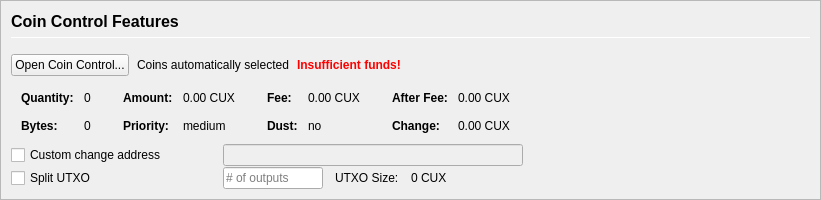
         <widget class="QFrame" name="frameCoinControl">
          <property name="sizePolicy">
           <sizepolicy hsizetype="Expanding" vsizetype="Expanding">
            <horstretch>0</horstretch>
            <verstretch>0</verstretch>
           </sizepolicy>
          </property>
          <property name="maximumSize">
           <size>
            <width>16777215</width>
            <height>16777215</height>
           </size>
          </property>
          <property name="frameShape">
           <enum>QFrame::StyledPanel</enum>
          </property>
          <property name="frameShadow">
           <enum>QFrame::Sunken</enum>
          </property>
          <layout class="QVBoxLayout" name="verticalLayoutCoinControl2">
           <property name="spacing">
            <number>0</number>
           </property>
           <property name="leftMargin">
            <number>0</number>
           </property>
           <property name="topMargin">
            <number>0</number>
           </property>
           <property name="rightMargin">
            <number>0</number>
           </property>
           <property name="bottomMargin">
            <number>0</number>
           </property>
           <item>
            <widget class="QFrame" name="frameCoinControl_BG">
             <layout class="QVBoxLayout" name="verticalLayoutCoinControl" stretch="0,0,0,0,0,0">
              <property name="spacing">
               <number>1</number>
              </property>
              <property name="leftMargin">
               <number>10</number>
              </property>
              <property name="topMargin">
               <number>10</number>
              </property>
              <item>
               <layout class="QHBoxLayout" name="horizontalLayoutCoinControl1">
                <property name="bottomMargin">
                 <number>15</number>
                </property>
                <item>
                 <layout class="QVBoxLayout" name="verticalLayout_3">
                  <property name="spacing">
                   <number>6</number>
                  </property>
                  <item>
                   <widget class="QLabel" name="labelCoinControlFeatures">
                    <property name="sizePolicy">
                     <sizepolicy hsizetype="Preferred" vsizetype="Maximum">
                      <horstretch>0</horstretch>
                      <verstretch>0</verstretch>
                     </sizepolicy>
                    </property>
                    <property name="minimumSize">
                     <size>
                      <width>0</width>
                      <height>20</height>
                     </size>
                    </property>
                    <property name="font">
                     <font>
                      <pointsize>12</pointsize>
                      <weight>75</weight>
                      <bold>true</bold>
                     </font>
                    </property>
                    <property name="styleSheet">
                     <string notr="true">font-weight:bold;</string>
                    </property>
                    <property name="text">
                     <string>Coin Control Features</string>
                    </property>
                   </widget>
                  </item>
                  <item>
                   <widget class="Line" name="line">
                    <property name="minimumSize">
                     <size>
                      <width>0</width>
                      <height>1</height>
                     </size>
                    </property>
                    <property name="maximumSize">
                     <size>
                      <width>16777215</width>
                      <height>1</height>
                     </size>
                    </property>
                    <property name="orientation">
                     <enum>Qt::Horizontal</enum>
                    </property>
                   </widget>
                  </item>
                 </layout>
                </item>
               </layout>
              </item>
              <item>
               <layout class="QHBoxLayout" name="horizontalLayoutCoinControl2" stretch="0,0,0,0">
                <property name="spacing">
                 <number>8</number>
                </property>
                <property name="bottomMargin">
                 <number>10</number>
                </property>
                <item>
                 <widget class="QPushButton" name="pushButtonCoinControl">
                  <property name="styleSheet">
                   <string notr="true"/>
                  </property>
                  <property name="text">
                   <string>Open Coin Control...</string>
                  </property>
                  <property name="autoDefault">
                   <bool>false</bool>
                  </property>
                 </widget>
                </item>
                <item>
                 <widget class="QLabel" name="labelCoinControlAutomaticallySelected">
                  <property name="text">
                   <string>Coins automatically selected</string>
                  </property>
                  <property name="margin">
                   <number>5</number>
                  </property>
                 </widget>
                </item>
                <item>
                 <widget class="QLabel" name="labelCoinControlInsuffFunds">
                  <property name="font">
                   <font>
                    <weight>75</weight>
                    <bold>true</bold>
                   </font>
                  </property>
                  <property name="styleSheet">
                   <string notr="true">color:red;font-weight:bold;</string>
                  </property>
                  <property name="text">
                   <string>Insufficient funds!</string>
                  </property>
                  <property name="margin">
                   <number>5</number>
                  </property>
                 </widget>
                </item>
                <item>
                 <spacer name="horizontalSpacerCoinControl">
                  <property name="orientation">
                   <enum>Qt::Horizontal</enum>
                  </property>
                  <property name="sizeHint" stdset="0">
                   <size>
                    <width>40</width>
                    <height>1</height>
                   </size>
                  </property>
                 </spacer>
                </item>
               </layout>
              </item>
              <item>
               <widget class="QWidget" name="widgetCoinControl" native="true">
                <property name="sizePolicy">
                 <sizepolicy hsizetype="Preferred" vsizetype="Preferred">
                  <horstretch>0</horstretch>
                  <verstretch>0</verstretch>
                 </sizepolicy>
                </property>
                <property name="minimumSize">
                 <size>
                  <width>0</width>
                  <height>0</height>
                 </size>
                </property>
                <property name="styleSheet">
                 <string notr="true"/>
                </property>
                <layout class="QHBoxLayout" name="horizontalLayoutCoinControl5">
                 <property name="leftMargin">
                  <number>0</number>
                 </property>
                 <property name="topMargin">
                  <number>0</number>
                 </property>
                 <property name="rightMargin">
                  <number>0</number>
                 </property>
                 <property name="bottomMargin">
                  <number>0</number>
                 </property>
                 <item>
                  <layout class="QHBoxLayout" name="horizontalLayoutCoinControl3" stretch="0,0,0,1">
                   <property name="spacing">
                    <number>20</number>
                   </property>
                   <property name="topMargin">
                    <number>0</number>
                   </property>
                   <property name="bottomMargin">
                    <number>10</number>
                   </property>
                   <item>
                    <layout class="QFormLayout" name="formLayoutCoinControl1">
                     <property name="horizontalSpacing">
                      <number>10</number>
                     </property>
                     <property name="verticalSpacing">
                      <number>14</number>
                     </property>
                     <property name="leftMargin">
                      <number>10</number>
                     </property>
                     <property name="topMargin">
                      <number>4</number>
                     </property>
                     <property name="rightMargin">
                      <number>6</number>
                     </property>
                     <item row="0" column="0">
                      <widget class="QLabel" name="labelCoinControlQuantityText">
                       <property name="font">
                        <font>
                         <weight>75</weight>
                         <bold>true</bold>
                        </font>
                       </property>
                       <property name="text">
                        <string>Quantity:</string>
                       </property>
                       <property name="margin">
                        <number>0</number>
                       </property>
                      </widget>
                     </item>
                     <item row="0" column="1">
                      <widget class="QLabel" name="labelCoinControlQuantity">
                       <property name="cursor">
                        <cursorShape>IBeamCursor</cursorShape>
                       </property>
                       <property name="contextMenuPolicy">
                        <enum>Qt::ActionsContextMenu</enum>
                       </property>
                       <property name="text">
                        <string notr="true">0</string>
                       </property>
                       <property name="margin">
                        <number>0</number>
                       </property>
                       <property name="textInteractionFlags">
                        <set>Qt::LinksAccessibleByMouse|Qt::TextSelectableByKeyboard|Qt::TextSelectableByMouse</set>
                       </property>
                      </widget>
                     </item>
                     <item row="1" column="0">
                      <widget class="QLabel" name="labelCoinControlBytesText">
                       <property name="font">
                        <font>
                         <weight>75</weight>
                         <bold>true</bold>
                        </font>
                       </property>
                       <property name="text">
                        <string>Bytes:</string>
                       </property>
                      </widget>
                     </item>
                     <item row="1" column="1">
                      <widget class="QLabel" name="labelCoinControlBytes">
                       <property name="cursor">
                        <cursorShape>IBeamCursor</cursorShape>
                       </property>
                       <property name="contextMenuPolicy">
                        <enum>Qt::ActionsContextMenu</enum>
                       </property>
                       <property name="text">
                        <string notr="true">0</string>
                       </property>
                       <property name="textInteractionFlags">
                        <set>Qt::LinksAccessibleByMouse|Qt::TextSelectableByKeyboard|Qt::TextSelectableByMouse</set>
                       </property>
                      </widget>
                     </item>
                    </layout>
                   </item>
                   <item>
                    <layout class="QFormLayout" name="formLayoutCoinControl2">
                     <property name="horizontalSpacing">
                      <number>10</number>
                     </property>
                     <property name="verticalSpacing">
                      <number>14</number>
                     </property>
                     <property name="leftMargin">
                      <number>6</number>
                     </property>
                     <property name="topMargin">
                      <number>4</number>
                     </property>
                     <property name="rightMargin">
                      <number>6</number>
                     </property>
                     <item row="0" column="0">
                      <widget class="QLabel" name="labelCoinControlAmountText">
                       <property name="font">
                        <font>
                         <weight>75</weight>
                         <bold>true</bold>
                        </font>
                       </property>
                       <property name="text">
                        <string>Amount:</string>
                       </property>
                       <property name="margin">
                        <number>0</number>
                       </property>
                      </widget>
                     </item>
                     <item row="0" column="1">
                      <widget class="QLabel" name="labelCoinControlAmount">
                       <property name="cursor">
                        <cursorShape>IBeamCursor</cursorShape>
                       </property>
                       <property name="contextMenuPolicy">
                        <enum>Qt::ActionsContextMenu</enum>
                       </property>
                       <property name="text">
                        <string notr="true">0.00 CUX</string>
                       </property>
                       <property name="textInteractionFlags">
                        <set>Qt::LinksAccessibleByMouse|Qt::TextSelectableByKeyboard|Qt::TextSelectableByMouse</set>
                       </property>
                      </widget>
                     </item>
                     <item row="1" column="0">
                      <widget class="QLabel" name="labelCoinControlPriorityText">
                       <property name="font">
                        <font>
                         <weight>75</weight>
                         <bold>true</bold>
                        </font>
                       </property>
                       <property name="text">
                        <string>Priority:</string>
                       </property>
                      </widget>
                     </item>
                     <item row="1" column="1">
                      <widget class="QLabel" name="labelCoinControlPriority">
                       <property name="cursor">
                        <cursorShape>IBeamCursor</cursorShape>
                       </property>
                       <property name="contextMenuPolicy">
                        <enum>Qt::ActionsContextMenu</enum>
                       </property>
                       <property name="text">
                        <string>medium</string>
                       </property>
                       <property name="textInteractionFlags">
                        <set>Qt::LinksAccessibleByMouse|Qt::TextSelectableByKeyboard|Qt::TextSelectableByMouse</set>
                       </property>
                      </widget>
                     </item>
                    </layout>
                   </item>
                   <item>
                    <layout class="QFormLayout" name="formLayoutCoinControl3">
                     <property name="horizontalSpacing">
                      <number>10</number>
                     </property>
                     <property name="verticalSpacing">
                      <number>14</number>
                     </property>
                     <property name="leftMargin">
                      <number>6</number>
                     </property>
                     <property name="topMargin">
                      <number>4</number>
                     </property>
                     <property name="rightMargin">
                      <number>6</number>
                     </property>
                     <item row="0" column="0">
                      <widget class="QLabel" name="labelCoinControlFeeText">
                       <property name="font">
                        <font>
                         <weight>75</weight>
                         <bold>true</bold>
                        </font>
                       </property>
                       <property name="text">
                        <string>Fee:</string>
                       </property>
                       <property name="margin">
                        <number>0</number>
                       </property>
                      </widget>
                     </item>
                     <item row="0" column="1">
                      <widget class="QLabel" name="labelCoinControlFee">
                       <property name="cursor">
                        <cursorShape>IBeamCursor</cursorShape>
                       </property>
                       <property name="contextMenuPolicy">
                        <enum>Qt::ActionsContextMenu</enum>
                       </property>
                       <property name="text">
                        <string notr="true">0.00 CUX</string>
                       </property>
                       <property name="textInteractionFlags">
                        <set>Qt::LinksAccessibleByMouse|Qt::TextSelectableByKeyboard|Qt::TextSelectableByMouse</set>
                       </property>
                      </widget>
                     </item>
                     <item row="1" column="0">
                      <widget class="QLabel" name="labelCoinControlLowOutputText">
                       <property name="font">
                        <font>
                         <weight>75</weight>
                         <bold>true</bold>
                        </font>
                       </property>
                       <property name="text">
                        <string>Dust:</string>
                       </property>
                      </widget>
                     </item>
                     <item row="1" column="1">
                      <widget class="QLabel" name="labelCoinControlLowOutput">
                       <property name="cursor">
                        <cursorShape>IBeamCursor</cursorShape>
                       </property>
                       <property name="contextMenuPolicy">
                        <enum>Qt::ActionsContextMenu</enum>
                       </property>
                       <property name="text">
                        <string>no</string>
                       </property>
                       <property name="textInteractionFlags">
                        <set>Qt::LinksAccessibleByMouse|Qt::TextSelectableByKeyboard|Qt::TextSelectableByMouse</set>
                       </property>
                      </widget>
                     </item>
                    </layout>
                   </item>
                   <item>
                    <layout class="QFormLayout" name="formLayoutCoinControl4">
                     <property name="horizontalSpacing">
                      <number>10</number>
                     </property>
                     <property name="verticalSpacing">
                      <number>14</number>
                     </property>
                     <property name="leftMargin">
                      <number>6</number>
                     </property>
                     <property name="topMargin">
                      <number>4</number>
                     </property>
                     <property name="rightMargin">
                      <number>6</number>
                     </property>
                     <item row="0" column="0">
                      <widget class="QLabel" name="labelCoinControlAfterFeeText">
                       <property name="font">
                        <font>
                         <weight>75</weight>
                         <bold>true</bold>
                        </font>
                       </property>
                       <property name="text">
                        <string>After Fee:</string>
                       </property>
                       <property name="margin">
                        <number>0</number>
                       </property>
                      </widget>
                     </item>
                     <item row="0" column="1">
                      <widget class="QLabel" name="labelCoinControlAfterFee">
                       <property name="cursor">
                        <cursorShape>IBeamCursor</cursorShape>
                       </property>
                       <property name="contextMenuPolicy">
                        <enum>Qt::ActionsContextMenu</enum>
                       </property>
                       <property name="text">
                        <string notr="true">0.00 CUX</string>
                       </property>
                       <property name="textInteractionFlags">
                        <set>Qt::LinksAccessibleByMouse|Qt::TextSelectableByKeyboard|Qt::TextSelectableByMouse</set>
                       </property>
                      </widget>
                     </item>
                     <item row="1" column="0">
                      <widget class="QLabel" name="labelCoinControlChangeText">
                       <property name="font">
                        <font>
                         <weight>75</weight>
                         <bold>true</bold>
                        </font>
                       </property>
                       <property name="text">
                        <string>Change:</string>
                       </property>
                      </widget>
                     </item>
                     <item row="1" column="1">
                      <widget class="QLabel" name="labelCoinControlChange">
                       <property name="cursor">
                        <cursorShape>IBeamCursor</cursorShape>
                       </property>
                       <property name="contextMenuPolicy">
                        <enum>Qt::ActionsContextMenu</enum>
                       </property>
                       <property name="text">
                        <string notr="true">0.00 CUX</string>
                       </property>
                       <property name="textInteractionFlags">
                        <set>Qt::LinksAccessibleByMouse|Qt::TextSelectableByKeyboard|Qt::TextSelectableByMouse</set>
                       </property>
                      </widget>
                     </item>
                    </layout>
                   </item>
                  </layout>
                 </item>
                </layout>
               </widget>
              </item>
              <item>
               <layout class="QHBoxLayout" name="horizontalLayoutCoinControl4">
                <property name="spacing">
                 <number>12</number>
                </property>
                <property name="sizeConstraint">
                 <enum>QLayout::SetDefaultConstraint</enum>
                </property>
                <property name="topMargin">
                 <number>0</number>
                </property>
                <property name="rightMargin">
                 <number>0</number>
                </property>
                <item>
                 <widget class="QCheckBox" name="checkBoxCoinControlChange">
                  <property name="sizePolicy">
                   <sizepolicy hsizetype="Preferred" vsizetype="Preferred">
                    <horstretch>0</horstretch>
                    <verstretch>0</verstretch>
                   </sizepolicy>
                  </property>
                  <property name="minimumSize">
                   <size>
                    <width>200</width>
                    <height>0</height>
                   </size>
                  </property>
                  <property name="maximumSize">
                   <size>
                    <width>200</width>
                    <height>16777215</height>
                   </size>
                  </property>
                  <property name="toolTip">
                   <string>If this is activated, but the change address is empty or invalid, change will be sent to a newly generated address.</string>
                  </property>
                  <property name="text">
                   <string>Custom change address</string>
                  </property>
                 </widget>
                </item>
                <item>
                 <widget class="QValidatedLineEdit" name="lineEditCoinControlChange">
                  <property name="enabled">
                   <bool>false</bool>
                  </property>
                  <property name="sizePolicy">
                   <sizepolicy hsizetype="Preferred" vsizetype="Preferred">
                    <horstretch>0</horstretch>
                    <verstretch>0</verstretch>
                   </sizepolicy>
                  </property>
                  <property name="minimumSize">
                   <size>
                    <width>300</width>
                    <height>0</height>
                   </size>
                  </property>
                 </widget>
                </item>
                <item>
                 <widget class="QLabel" name="labelCoinControlChangeLabel">
                  <property name="sizePolicy">
                   <sizepolicy hsizetype="Preferred" vsizetype="Preferred">
                    <horstretch>0</horstretch>
                    <verstretch>0</verstretch>
                   </sizepolicy>
                  </property>
                  <property name="minimumSize">
                   <size>
                    <width>100</width>
                    <height>0</height>
                   </size>
                  </property>
                  <property name="text">
                   <string/>
                  </property>
                  <property name="margin">
                   <number>3</number>
                  </property>
                 </widget>
                </item>
               </layout>
              </item>
              <item>
               <layout class="QHBoxLayout" name="horizontalLayoutCoinControl6">
                <property name="spacing">
                 <number>12</number>
                </property>
                <property name="rightMargin">
                 <number>0</number>
                </property>
                <item>
                 <widget class="QCheckBox" name="splitBlockCheckBox">
                  <property name="sizePolicy">
                   <sizepolicy hsizetype="Preferred" vsizetype="Preferred">
                    <horstretch>0</horstretch>
                    <verstretch>0</verstretch>
                   </sizepolicy>
                  </property>
                  <property name="minimumSize">
                   <size>
                    <width>200</width>
                    <height>0</height>
                   </size>
                  </property>
                  <property name="maximumSize">
                   <size>
                    <width>200</width>
                    <height>16777215</height>
                   </size>
                  </property>
                  <property name="text">
                   <string>Split UTXO</string>
                  </property>
                 </widget>
                </item>
                <item>
                 <widget class="QLineEdit" name="splitBlockLineEdit">
                  <property name="sizePolicy">
                   <sizepolicy hsizetype="Preferred" vsizetype="Preferred">
                    <horstretch>50</horstretch>
                    <verstretch>0</verstretch>
                   </sizepolicy>
                  </property>
                  <property name="minimumSize">
                   <size>
                    <width>100</width>
                    <height>0</height>
                   </size>
                  </property>
                  <property name="maximumSize">
                   <size>
                    <width>100</width>
                    <height>16777215</height>
                   </size>
                  </property>
                  <property name="placeholderText">
                   <string># of outputs</string>
                  </property>
                 </widget>
                </item>
                <item>
                 <widget class="QLabel" name="labelBlockSizeText">
                  <property name="text">
                   <string>UTXO Size:</string>
                  </property>
                 </widget>
                </item>
                <item>
                 <widget class="QLabel" name="labelBlockSize">
                  <property name="text">
                   <string>0 CUX</string>
                  </property>
                 </widget>
                </item>
                <item>
                 <spacer name="horizontalSpacer_7">
                  <property name="orientation">
                   <enum>Qt::Horizontal</enum>
                  </property>
                  <property name="sizeHint" stdset="0">
                   <size>
                    <width>40</width>
                    <height>20</height>
                   </size>
                  </property>
                 </spacer>
                </item>
               </layout>
              </item>
              <item>
               <spacer name="verticalSpacerCoinControl">
                <property name="orientation">
                 <enum>Qt::Vertical</enum>
                </property>
                <property name="sizeHint" stdset="0">
                 <size>
                  <width>800</width>
                  <height>1</height>
                 </size>
                </property>
               </spacer>
              </item>
             </layout>
            </widget>
           </item>
          </layout>
         </widget>
